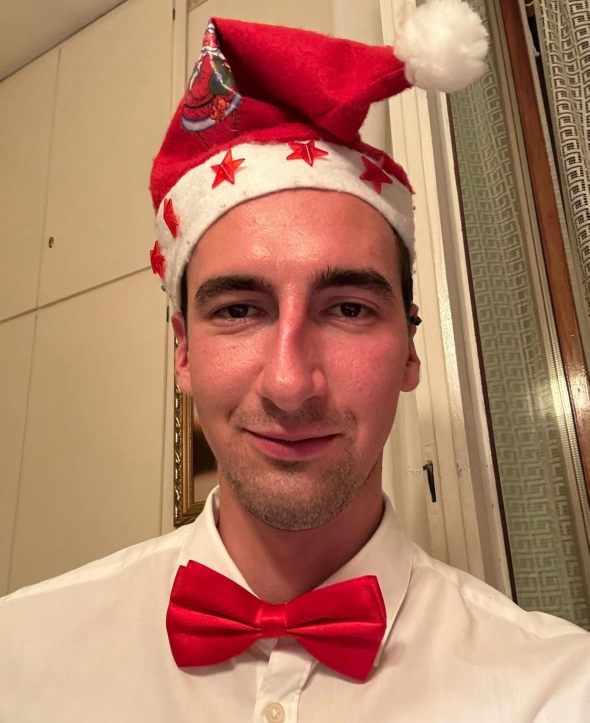
#> input picture assets/cv_gandolfi.jpeg, 1179 x 1446 px (shown at 1/2 size); its folder holds only this picture in this run
$ python optimize-images-python.py
#> lines starting #> are read from the running program, lines starting #| are printed output that depends on the picture
#!/usr/bin/env python3
"""
Image Optimization Script using PIL/Pillow
Converts and optimizes images without requiring ImageMagick
"""

import os
import sys
from pathlib import Path
from PIL import Image
import json

# Color codes for terminal output
class Colors:
    BLUE = '\033[94m'
    GREEN = '\033[92m'
    YELLOW = '\033[93m'
    RED = '\033[91m'
    CYAN = '\033[96m'
    RESET = '\033[0m'
    BOLD = '\033[1m'

def print_header():
    print(f"\n{Colors.BLUE}{Colors.BOLD}🖼️  Image Optimization Script (Python){Colors.RESET}\n")
    print("=" * 50)

def get_human_size(bytes_size):
    """Convert bytes to human readable format"""
    for unit in ['B', 'KB', 'MB']:
        if bytes_size < 1024.0:
            return f"{bytes_size:.1f} {unit}"
        bytes_size /= 1024.0
    return f"{bytes_size:.1f} GB"

def check_pil():
    """Check if PIL/Pillow is available"""
    try:
        import PIL
        return True
    except ImportError:
        print(f"{Colors.RED}❌ PIL/Pillow not found. Installing...{Colors.RESET}")
        os.system("pip install -q pillow")
        return True

def optimize_image(input_path, output_dir):
    """Optimize a single image and create multiple versions"""
#> called with input_path = 'assets/cv_gandolfi.jpeg', output_dir = '/workspaces/portfolio/assets/optimized'
    results = []

    try:
        img = Image.open(input_path)
#> img is the input picture: PIL image 1179x1446 RGB; mean R, G, B 177.4, 127.3, 102.9
        original_size = os.path.getsize(input_path)
        filename = Path(input_path).stem

        print(f"\n{Colors.CYAN}Processing: {Path(input_path).name}{Colors.RESET}")
        print(f"  Original: {get_human_size(original_size)} ({img.size[0]}x{img.size[1]}px)")
#|   Original: 173.2 KB (1179x1446px)

        # Create output directory if it doesn't exist
        os.makedirs(output_dir, exist_ok=True)

        # Convert RGBA to RGB for JPEG
        if img.mode in ('RGBA', 'LA', 'P'):
            rgb_img = Image.new('RGB', img.size, (255, 255, 255))
            rgb_img.paste(img, mask=img.split()[-1] if img.mode == 'RGBA' else None)
            img = rgb_img

        # 1. Optimized JPEG (85% quality)
        jpeg_output = os.path.join(output_dir, f"{filename}-optimized.jpg")
        img.save(jpeg_output, 'JPEG', quality=85, optimize=True)
        jpeg_size = os.path.getsize(jpeg_output)
        jpeg_savings = ((original_size - jpeg_size) / original_size) * 100
        print(f"  ✓ JPEG (85%): {get_human_size(jpeg_size)} ({Colors.GREEN}-{jpeg_savings:.1f}%{Colors.RESET})")
        results.append(('JPEG', jpeg_output, jpeg_size, jpeg_savings))

        # 2. WebP format (80% quality)
        webp_output = os.path.join(output_dir, f"{filename}.webp")
        img.save(webp_output, 'WEBP', quality=80)
        webp_size = os.path.getsize(webp_output)
        webp_savings = ((original_size - webp_size) / original_size) * 100
        print(f"  ✓ WebP (80%): {get_human_size(webp_size)} ({Colors.GREEN}-{webp_savings:.1f}%{Colors.RESET})")
        results.append(('WebP', webp_output, webp_size, webp_savings))

        # 3. Small thumbnail (480x480)
        small_img = img.copy()
        small_img.thumbnail((480, 480), Image.Resampling.LANCZOS)
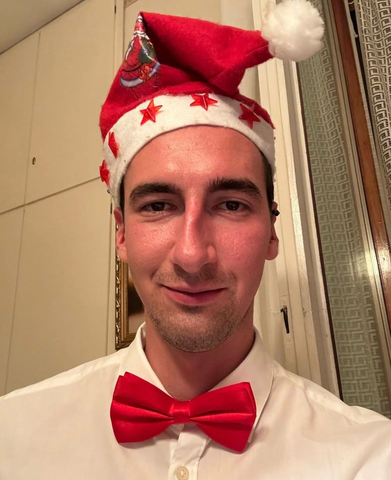
#> small_img: PIL image 391x480 RGB; mean R, G, B 177.4, 127.3, 102.9
        small_jpeg = os.path.join(output_dir, f"{filename}-small.jpg")
        small_img.save(small_jpeg, 'JPEG', quality=85, optimize=True)
        small_size = os.path.getsize(small_jpeg)
        small_savings = ((original_size - small_size) / original_size) * 100
        print(f"  ✓ Small (480px): {get_human_size(small_size)} ({Colors.GREEN}-{small_savings:.1f}%{Colors.RESET})")
        results.append(('Small JPEG', small_jpeg, small_size, small_savings))

        small_webp = os.path.join(output_dir, f"{filename}-small.webp")
        small_img.save(small_webp, 'WEBP', quality=80)
        small_webp_size = os.path.getsize(small_webp)
        small_webp_savings = ((original_size - small_webp_size) / original_size) * 100
        print(f"  ✓ Small WebP: {get_human_size(small_webp_size)} ({Colors.GREEN}-{small_webp_savings:.1f}%{Colors.RESET})")
        results.append(('Small WebP', small_webp, small_webp_size, small_webp_savings))

        # 4. Medium thumbnail (768x768)
        medium_img = img.copy()
        medium_img.thumbnail((768, 768), Image.Resampling.LANCZOS)
        medium_jpeg = os.path.join(output_dir, f"{filename}-medium.jpg")
        medium_img.save(medium_jpeg, 'JPEG', quality=85, optimize=True)
        medium_size = os.path.getsize(medium_jpeg)
        medium_savings = ((original_size - medium_size) / original_size) * 100
        print(f"  ✓ Medium (768px): {get_human_size(medium_size)} ({Colors.GREEN}-{medium_savings:.1f}%{Colors.RESET})")
        results.append(('Medium JPEG', medium_jpeg, medium_size, medium_savings))

        medium_webp = os.path.join(output_dir, f"{filename}-medium.webp")
        medium_img.save(medium_webp, 'WEBP', quality=80)
        medium_webp_size = os.path.getsize(medium_webp)
        medium_webp_savings = ((original_size - medium_webp_size) / original_size) * 100
        print(f"  ✓ Medium WebP: {get_human_size(medium_webp_size)} ({Colors.GREEN}-{medium_webp_savings:.1f}%{Colors.RESET})")
        results.append(('Medium WebP', medium_webp, medium_webp_size, medium_webp_savings))

        # 5. Large thumbnail (1200x1200)
        large_img = img.copy()
        large_img.thumbnail((1200, 1200), Image.Resampling.LANCZOS)
        large_jpeg = os.path.join(output_dir, f"{filename}-large.jpg")
        large_img.save(large_jpeg, 'JPEG', quality=85, optimize=True)
        large_size = os.path.getsize(large_jpeg)
        large_savings = ((original_size - large_size) / original_size) * 100
        print(f"  ✓ Large (1200px): {get_human_size(large_size)} ({Colors.GREEN}-{large_savings:.1f}%{Colors.RESET})")
        results.append(('Large JPEG', large_jpeg, large_size, large_savings))

        large_webp = os.path.join(output_dir, f"{filename}-large.webp")
        large_img.save(large_webp, 'WEBP', quality=80)
        large_webp_size = os.path.getsize(large_webp)
        large_webp_savings = ((original_size - large_webp_size) / original_size) * 100
        print(f"  ✓ Large WebP: {get_human_size(large_webp_size)} ({Colors.GREEN}-{large_webp_savings:.1f}%{Colors.RESET})")
        results.append(('Large WebP', large_webp, large_webp_size, large_webp_savings))

        return True, results, original_size

    except Exception as e:
        print(f"{Colors.RED}✗ Error: {str(e)}{Colors.RESET}")
        return False, [], 0

def main():
    print_header()

    # Check dependencies
    print("Checking dependencies...")
    if not check_pil():
        print(f"{Colors.RED}Failed to install PIL/Pillow{Colors.RESET}")
        sys.exit(1)
    print(f"{Colors.GREEN}✓ PIL/Pillow available{Colors.RESET}\n")

    # Set up paths
    portfolio_dir = Path("/workspaces/portfolio")
    assets_dir = portfolio_dir / "assets"
    output_dir = assets_dir / "optimized"

    # Find all image files
    image_extensions = ['.jpg', '.jpeg', '.png', '.gif', '.bmp']
    image_files = []

    for ext in image_extensions:
        image_files.extend(assets_dir.glob(f'*{ext}'))
        image_files.extend(assets_dir.glob(f'*{ext.upper()}'))

    if not image_files:
        print(f"{Colors.YELLOW}No images found in {assets_dir}{Colors.RESET}\n")
        return

    print(f"Found {len(image_files)} image(s) to optimize:\n")

    total_original = 0
    total_optimized = 0
    all_results = {}

    # Process each image
    for image_file in image_files:
        success, results, original_size = optimize_image(str(image_file), str(output_dir))

        if success:
            total_original += original_size
            total_optimized += sum(r[2] for r in results)
            all_results[image_file.name] = results

    # Summary
    print("\n" + "=" * 50)
    print(f"\n{Colors.BOLD}{Colors.CYAN}📊 Optimization Summary{Colors.RESET}\n")

    if total_original > 0:
        total_savings = ((total_original - total_optimized) / total_original) * 100
        print(f"Original Total: {Colors.YELLOW}{get_human_size(total_original)}{Colors.RESET}")
        print(f"Optimized Total: {Colors.GREEN}{get_human_size(total_optimized)}{Colors.RESET}")
        print(f"Total Savings: {Colors.GREEN}{total_savings:.1f}%{Colors.RESET}")
        print(f"Space Freed: {Colors.GREEN}{get_human_size(total_original - total_optimized)}{Colors.RESET}")

    print(f"\n{Colors.BOLD}Output Location:{Colors.RESET} {output_dir}")
    print(f"\n{Colors.GREEN}✓ Optimization complete!{Colors.RESET}\n")

    # Save results to JSON
    results_file = output_dir / "optimization-results.json"
    with open(results_file, 'w') as f:
        json.dump({
#> (the run stopped early here; a loop or call above may not have finished)
